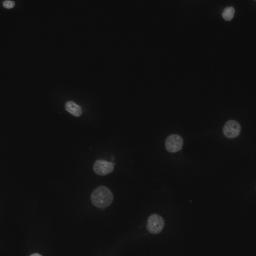
#> input picture data/Folder_Structures/Project1_Car_Trunk/more_nuclei.png, 256 x 256 px; its folder holds 4 pictures in this run
$ jupyter execute 10_Folder_structures.ipynb
#> lines starting #> are read from the running program, lines starting #| are printed output that depends on the picture
# Simple Folder Structures

We saw how we can open individual images by providing an absolute path to each of them. Soon enough, when you have established a workflow, you will want to do batch processing and, by then, manually providing paths to images becomes impractical to say the least. Besides that, having your images organized in a standardized folder strucutre is necessary for machine/deep learning workflows and for sharing your data with the scientific community.

In this notebook, we show the simplest structure to introduce you how to read multiple images from a folder.

[cell 1]
from skimage.io import imread, imsave
import matplotlib.pyplot as plt
from pathlib import Path
import numpy as np

## Car Trunk "Folder Structure"

If you throw your images and data in a single big folder, then your image repository looks like a car trunk. Even though it may be practical at first, you will most likely have to re-arange that. Let's see an example. The folder "Project1_Car_Trunk" looks like this:

```
Project1_Car_Trunk
|
├─ .DS_store
├─ more_nuclei.png
├─ nuclei_large.png
├─ nuclei.png
├─ Readme.txt
├─ staining.png
└─ tissue.png
```

The only good practice in this example is that there is at least a 'Readme' file. Every time you create a new folder, consider right away adding a 'Readme.txt' or 'Readme.md' file there to provide a brief description of what is in this folder.

## Working with file and folder paths in Python

To open files inside a folder, we create a path to the folder using the class [Path](https://docs.python.org/3/library/pathlib.html#concrete-paths) from the [pathlib](https://docs.python.org/3/library/pathlib.html) library. Other popular library for that is [os](https://docs.python.org/3/library/os.html), but here we use pathlib.

We feed the data repository relative path to the Path class.

[cell 2]
data_folder1 = '../../../data/Folder_Structures/Project1_Car_Trunk'
data_path = Path(data_folder1)
data_path

[cell 3]
# the name of the file or folder
data_path.name

[cell 4]
# the name of the parent file or folder
data_path.parent

[cell 5]
# join paths together
text_file = data_path / 'subdirectory/file.txt'
text_file

[cell 6]
# check if a file or folder exists
print(f'Does the text file exist? {text_file.exists()}')
print(f'Does the data path exist? {data_path.exists()}')

## Looping over files inside a folder
Now we will iterate over this directory using a `for` loop and print each new path we find inside. We do that by iterating with the method `.iterdir`.

[cell 7]
for path in data_path.iterdir():
    print(path.name)

Use the `glob` method if you need to restrict to a certain file extension (or other part of a file name).

[cell 8]
for path in data_path.glob('*.png'):
    print(path.name)

And that is generally how you can access images in folder: by iterating over items with `for` loops and the `iteritem` method. If you need to filter files, use the `glob` method.

Using file lists multiple times.

`iterdir` and `glob` return generator objects. These can only be used once. Convert them to a list in order to use them multiple times.

[cell 9]
image_path_list = list(data_path.glob('*.png'))

Finally, to demonstrate that we can access these images, let's open and display them. The python `enumerate` function yields pairs containing a count and the item in the list.

[cell 10]
# first we use the list to determine the number of files with len(image_path_list), so that we can create a figure with the appropriate number of subplots
fig, ax = plt.subplots(1, len(image_path_list), figsize=(10,3))

# Now we loop over the list to plot each image
for count, image_path in enumerate(image_path_list):
    image = imread(image_path)
#> image is the input picture: shape (256, 256, 4); mean R, G, B, A 15.5, 15.5, 15.5, 255
    ax[count].imshow(image)

plt.tight_layout()
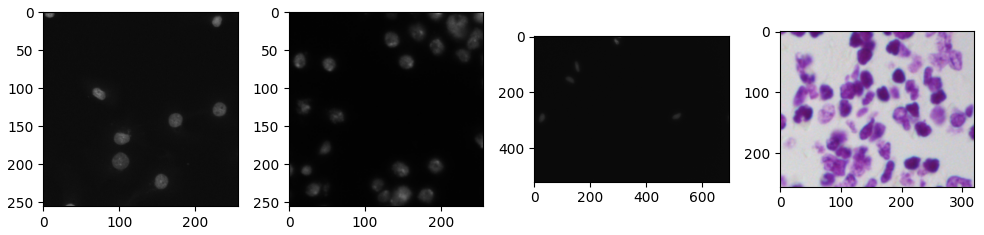
#> figure drawn by matplotlib, 4 panels
